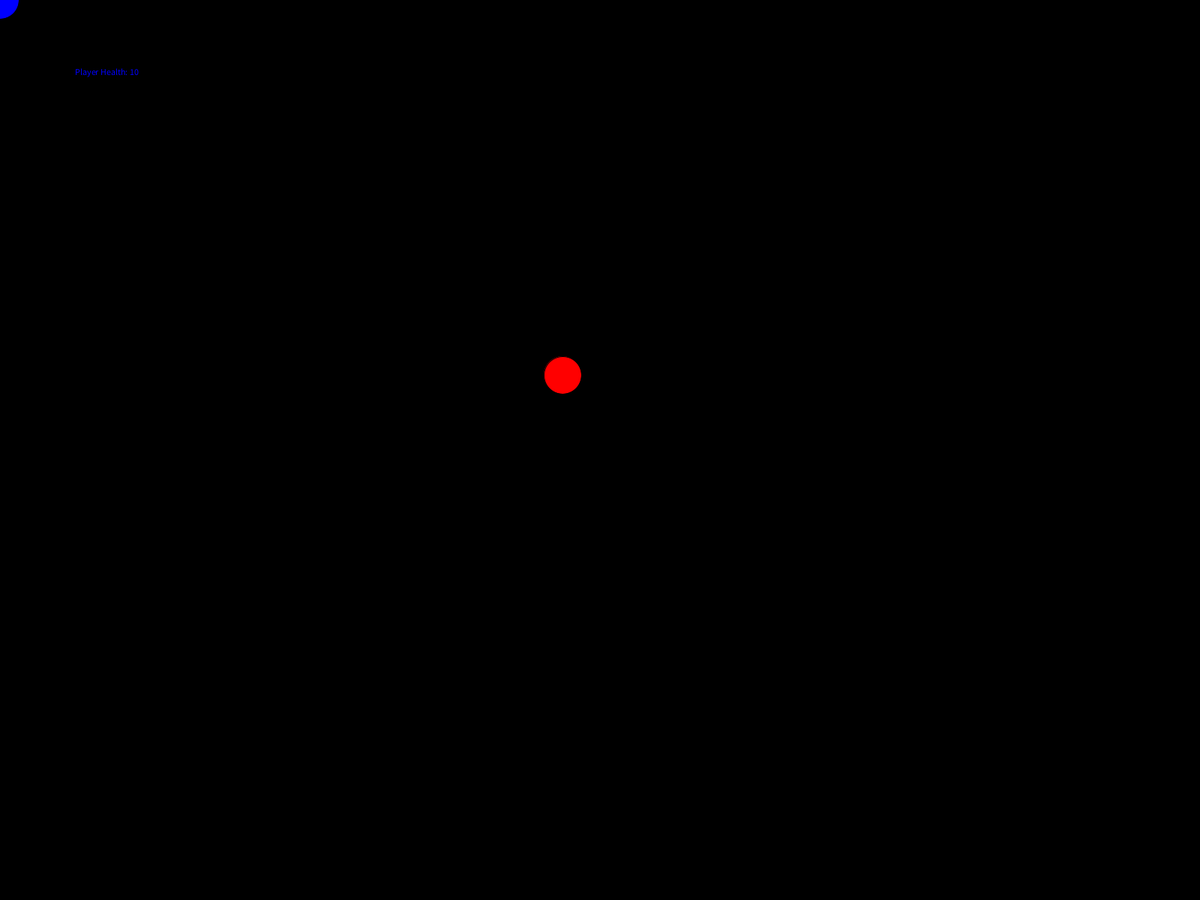
Frame 1 (no input)
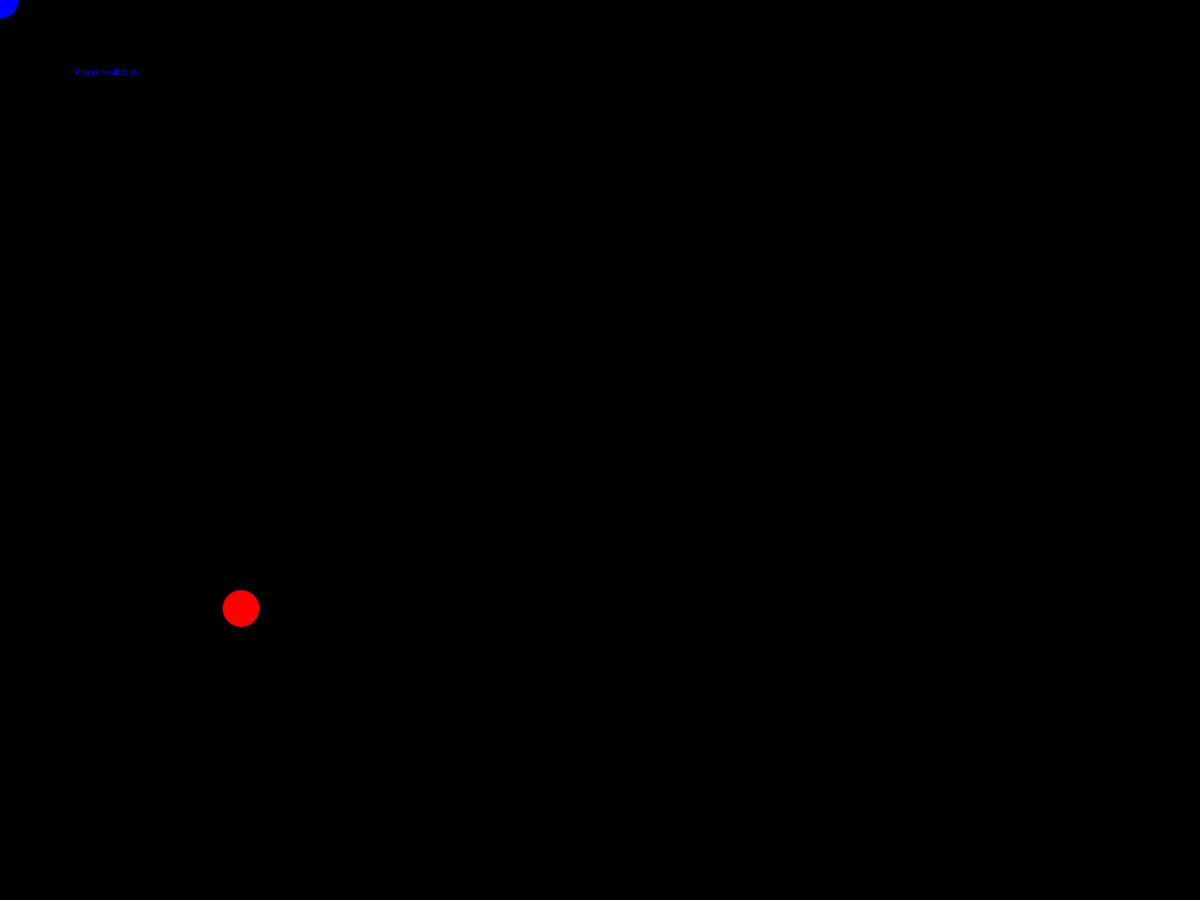
Frame 60 (the mouse pressed at the canvas centre just before this capture)
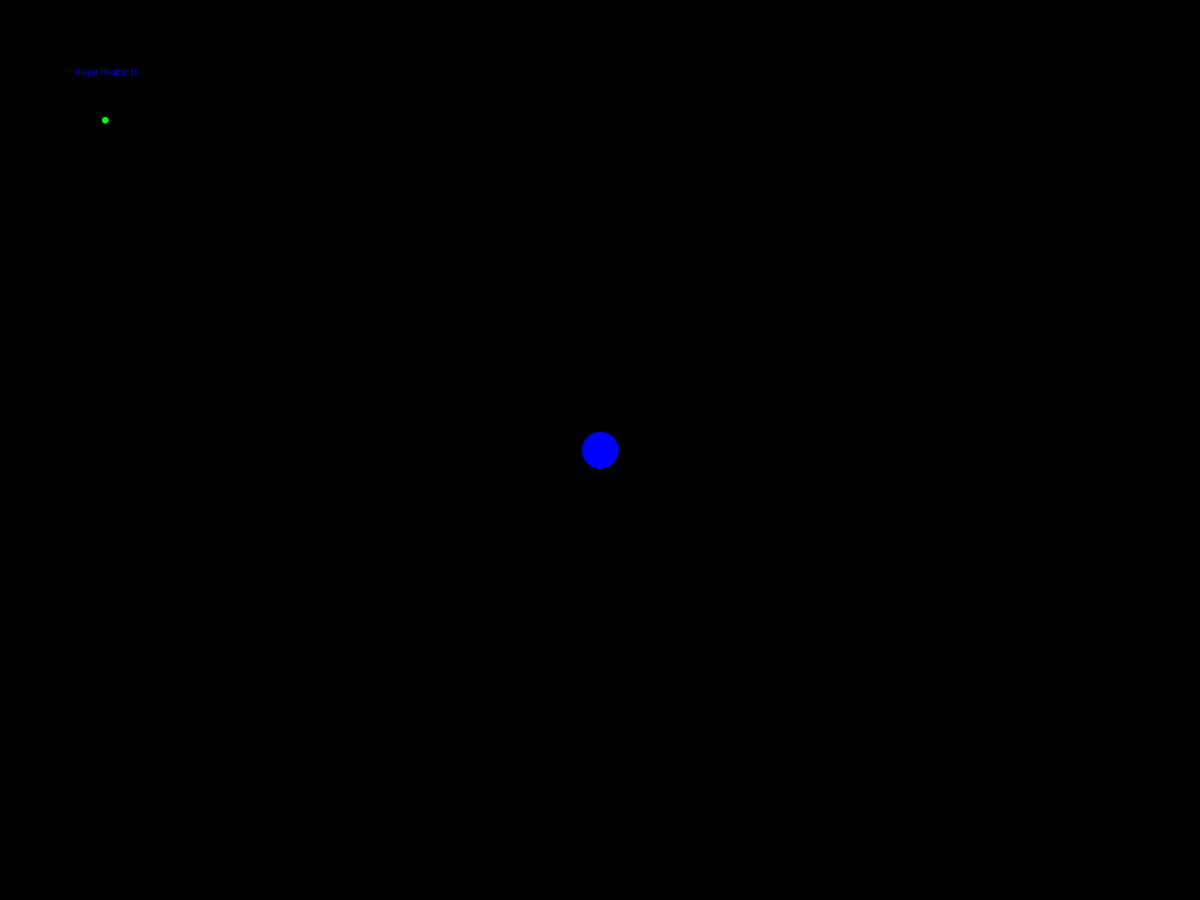
Frame 120 (the mouse held since frame 60 and released just before this capture)

The Processing sketch that drew these frames (run headless with seeded random() and noise(); from frame 60 on, the mouse is pressed at the canvas centre):

// Processing sketch: AI_attempt_1
// ── AI_attempt_1.pde
int enX = 750;
int enY = 500;
int bX = mouseX;
int bY = mouseY;
int pX = mouseX;
int pY = mouseY;
int enH = 10;
int pH = 10;
void setup() {
  fullScreen();
}
void draw() {
  pX = mouseX;
  pY = mouseY;
  background(0);
  fill(0, 255, 0);
  ellipse(bX, bY, 10, 10);
  fill(255, 0, 0);
  ellipse(enX, enY, 50, 50);
  fill(0, 0, 255);
  ellipse(pX, pY, 50, 50);
  enX = pY - enX+30;
  enY = pX - enY;
  if (enX>bX) {
    bX=bX+5;
  }
  if (enX<bX) {
    bX=bX-5;
  }
  if (enY>bY) {
    bY=bY+5;
  }
  if (enY<bY) {
    bY=bY-5;
  }
  if (enY>=1000) {
    enX = (int) random(0, 1500);
    enY = (int) random(0, 1000);
  }
  if (enX>=1500) {
    enX = (int) random(0, 1500);
    enY = (int) random(0, 1000);
  }
  if (enY<=0) {
    enX = (int) random(0, 1500);
    enY = (int) random(0, 1000);
  }
  if (enY<=0) {
    enX = (int) random(0, 1500);
    enY = (int) random(0, 1000);
  }
  if (bX <= enX+50&&bY <= enY+50&&bX>=enX-50&&bY>=enY-50) {
    enH--;
    bX = mouseX;
    bY = mouseY;
  }
  if (pX>bX) {
    bX=bX+5;
  }
  if (enX<bX) {
    bX=bX-5;
  }
  if (enY>bY) {
    bY=bY+5;
  }
  if (enY<bY) {
    bY=bY-5;
  }
  text("Player Health: " + pH, 100, 100);
}
void mousePressed() {
  bX = pX;
  bY = pY;
  fill(0, 255, 0);
  ellipse(bX, bY, 10, 10);
}
